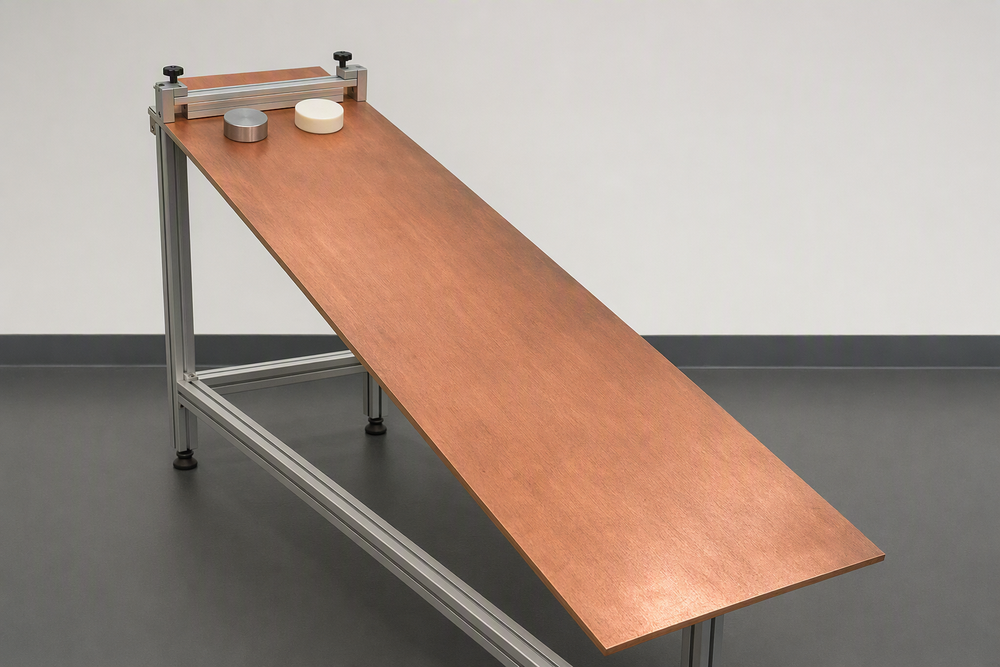
#> input picture v3/g5/P36/first_frame.png, 1000 x 667 px, shrunk from 1536 x 1024 before the run
$ python -i measure_backend.py   (imports and definitions only)
#> lines starting #> are read from the running program, lines starting #| are printed output that depends on the picture; after the words box and inside, x2 and y2 are one past the last pixel; in counts of white or black regions, pixels touching at a corner belong together
#!/usr/bin/env python3
"""Independent P36 magnetic-braking evaluator with optical-flow visualization."""
from __future__ import annotations
import argparse,csv,json,math,os,re,sys
from pathlib import Path
from typing import Any
import cv2,numpy as np
# [1 line not run here, left out]
# [11 lines left out: functions finite, unit_score, not called in this run]
def recognized_score(physics_score:float)->float:
    return 0.15+0.85*unit_score(physics_score)
# [34 lines left out: functions rel, metadata, read_video, load_rois, not called in this run]
def roi_pixels(box,w,h):
    if box is None:return None
    x,y,ww,hh=box;return max(0,int(x*w)),max(0,int(y*h)),min(w,int((x+ww)*w)),min(h,int((y+hh)*h))
def components(mask,h,w):
    n,lab,stats,cent=cv2.connectedComponentsWithStats(mask,8);out=[]
    for i in range(1,n):
        x,y,ww,hh,area=stats[i]
        if area<80 or area>.06*h*w or ww<10 or hh<8 or ww>180 or hh>140:continue
        if y<.05*h or y>.55*h:continue
        out.append({"x":int(x),"y":int(y),"w":int(ww),"h":int(hh),"area":int(area),"cx":float(cent[i][0]),"cy":float(cent[i][1])})
    return out
def find_pair(frame, roi=None):
    h,w=frame.shape[:2];hsv=cv2.cvtColor(frame,cv2.COLOR_RGB2HSV);s,v=hsv[:,:,1],hsv[:,:,2]
#> after `h, w = frame.shape[:2]`: h = 667; w = 1000
#> after `hsv = cv2.cvtColor(frame, cv2.COLOR_RGB2HSV)`: hsv: shape (667, 1000, 3); mean H, S, V 20, 37.6, 166.9
#> after `s, v = (hsv[:, :, 1], hsv[:, :, 2])`:
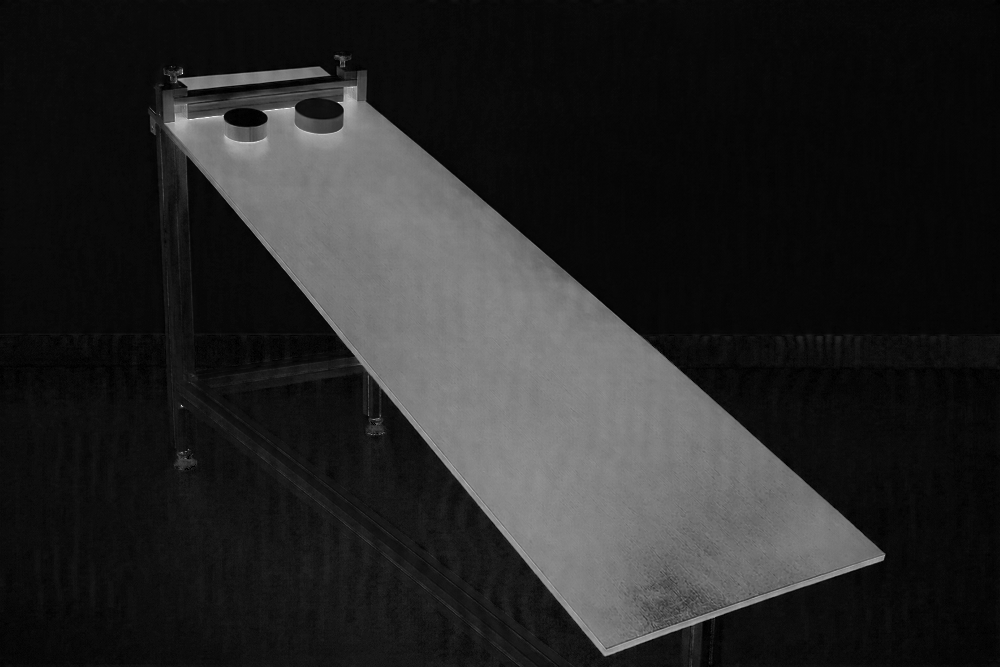
#> s: shape (667, 1000); min 0, max 255, mean 37.6
#> after `s, v = (hsv[:, :, 1], hsv[:, :, 2])`:
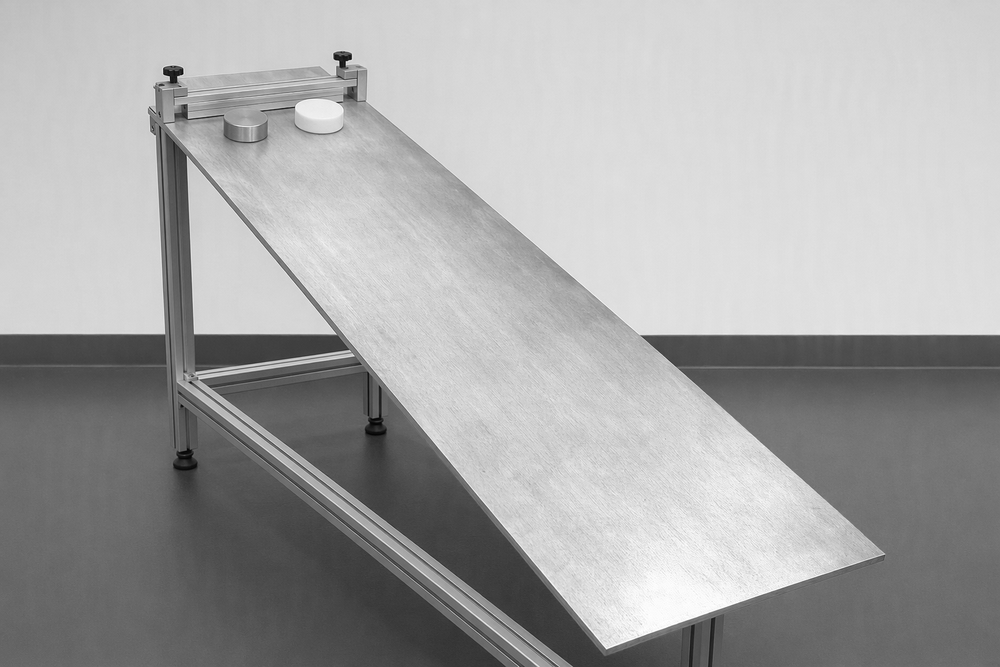
#> v: shape (667, 1000); min 2, max 255, mean 166.9
    white=((s<70)&(v>175)).astype(np.uint8)*255; gray=((s<80)&(v>55)&(v<190)).astype(np.uint8)*255
#> after `white = ((s < 70) & (v > 175)).astype(np.uint8) * 255`:
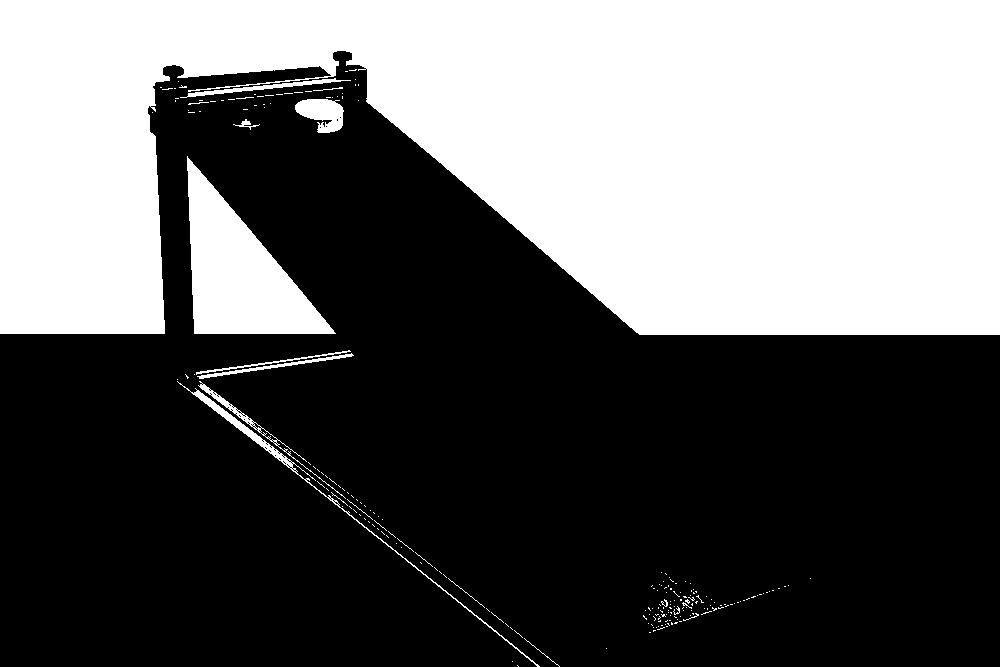
#> white: shape (667, 1000); 39.9% white; 218 white regions (201 under 20 px), largest, box (x1, y1, x2, y2) and area: (0, 0, 1000, 335) 247952, (187, 156, 336, 334) 12825, (177, 381, 540, 667) 1334
#> after `gray = ((s < 80) & (v > 55) & (v < 190)).astype(np.uint8) * 255`: gray: shape (667, 1000); 37% white; 177 white regions (167 under 20 px), largest, box (x1, y1, x2, y2) and area: (0, 51, 691, 667) 166743, (640, 335, 1000, 667) 78345, (692, 619, 711, 667) 734
    if roi:
        hbox=roi_pixels(roi.get("magnet"),w,h); cbox=roi_pixels(roi.get("control"),w,h)
        if hbox:
            keep=np.zeros_like(gray);keep[hbox[1]:hbox[3],hbox[0]:hbox[2]]=255;gray=cv2.bitwise_and(gray,keep)
        if cbox:
            keep=np.zeros_like(white);keep[cbox[1]:cbox[3],cbox[0]:cbox[2]]=255;white=cv2.bitwise_and(white,keep)
    k=np.ones((5,5),np.uint8);white=cv2.morphologyEx(white,cv2.MORPH_CLOSE,k);gray=cv2.morphologyEx(gray,cv2.MORPH_CLOSE,k)
#> after `white = cv2.morphologyEx(white, cv2.MORPH_CLOSE, k)`:
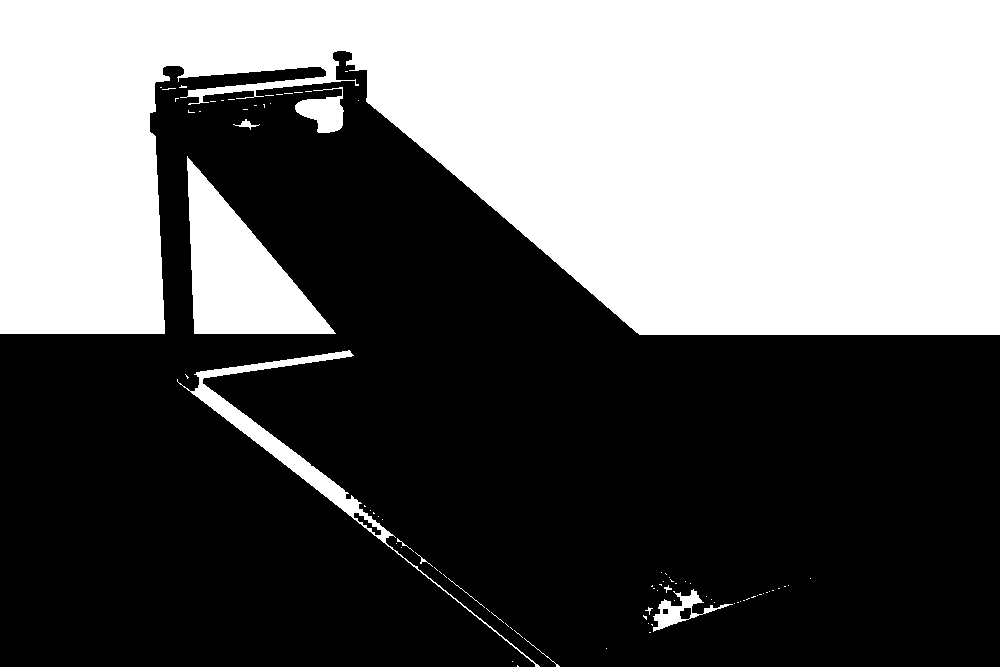
#> white: shape (667, 1000); 40.4% white; 87 white regions (76 under 20 px), largest, box (x1, y1, x2, y2) and area: (0, 0, 1000, 335) 248997, (187, 156, 336, 334) 12825, (177, 350, 540, 667) 4969
#> after `gray = cv2.morphologyEx(gray, cv2.MORPH_CLOSE, k)`:
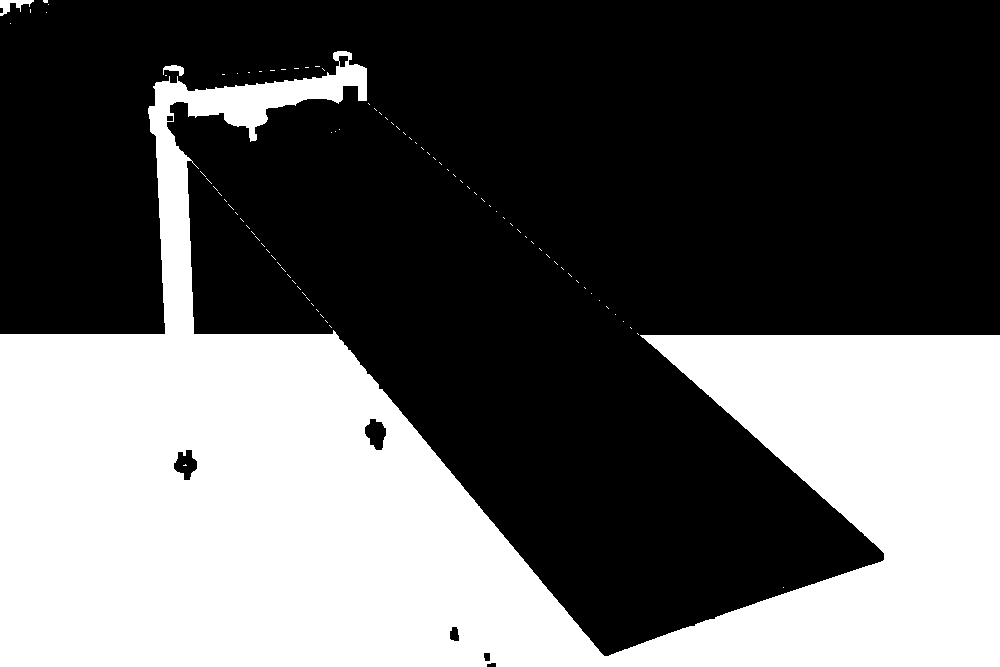
#> gray: shape (667, 1000); 37.7% white; 90 white regions (87 under 20 px), largest, box (x1, y1, x2, y2) and area: (0, 51, 1000, 667) 251115, (0, 0, 34, 16) 240, (163, 65, 184, 76) 125
    wc,gc=components(white,h,w),components(gray,h,w); pairs=[]
#> in components, `n, lab, stats, cent = cv2.connectedComponentsWithStats(mask, 8)`:
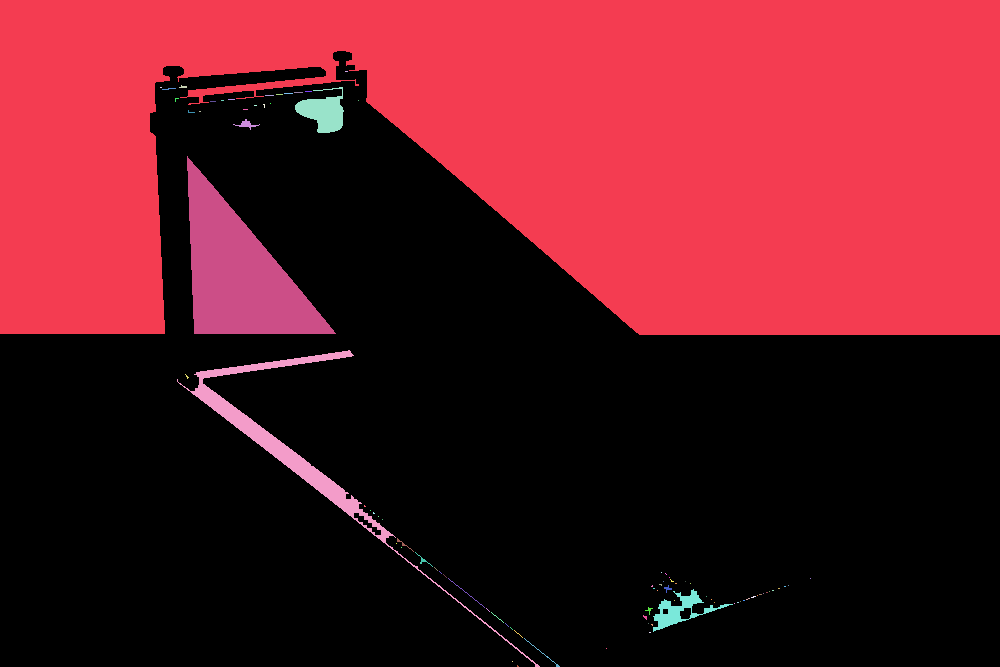
#> lab: shape (667, 1000) int32; 88 distinct labels, from 0 to 87; one colour per label, 0 black
#> in components, `n, lab, stats, cent = cv2.connectedComponentsWithStats(mask, 8)`: n = 88; stats = 88 rows, first 6: [0, 51, 1000, 616, 397455], [0, 0, 1000, 335, 248997], [345, 71, 3, 1, 3], [179, 85, 8, 3, 15], [160, 87, 2, 1, 2], [295, 87, 49, 46, 1264]; cent = 88 pairs, first value 160.5 to 810, second value 71 to 665.7
#> the loop in components, `for i in range(1,n):` made 87 passes
#> (x, y, ww, hh, area) on passes 1, 5, 23, 24, 25, 32, 35, 42, 51, 55: (0, 0, 1000, 335, 248997), (295, 87, 49, 46, 1264), (233, 119, 27, 11, 88), (187, 156, 149, 178, 12825), (177, 350, 363, 317, 4969), (397, 538, 17, 14, 29), (415, 552, 18, 15, 34), (448, 578, 37, 30, 37), (664, 585, 8, 8, 24), (653, 589, 80, 43, 948)
#> after the loop in components, `for i in range(1,n):`: out = 2 items
#> call 2 of components, with h = 667, w = 1000
#> in components (call 2), `n, lab, stats, cent = cv2.connectedComponentsWithStats(mask, 8)`:
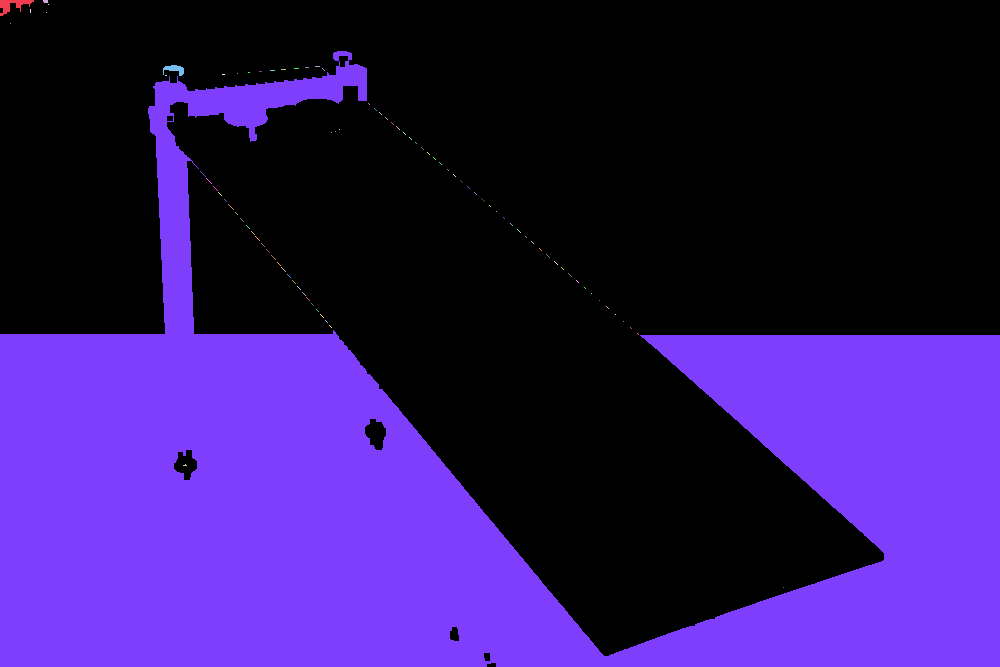
#> lab: shape (667, 1000) int32; 91 distinct labels, from 0 to 90; one colour per label, 0 black
#> in components (call 2), `n, lab, stats, cent = cv2.connectedComponentsWithStats(mask, 8)`: n = 91; stats = 91 rows, first 6: [0, 0, 1000, 667, 415237], [0, 0, 34, 16, 240], [43, 0, 5, 3, 14], [48, 4, 1, 1, 1], [30, 9, 1, 4, 4], [46, 12, 1, 1, 1]; cent = 91 pairs, first value 10 to 783, second value 0.929 to 587
#> the loop in components (call 2), `for i in range(1,n):` made 90 passes
#> (x, y, ww, hh, area) on passes 1, 7, 8: (0, 0, 34, 16, 240), (0, 51, 1000, 616, 251115), (163, 65, 21, 11, 125)
#> after the loop in components (call 2), `for i in range(1,n):`: out = 1 item
    for wi in wc:
        for gi in gc:
            dx=abs(wi["cx"]-gi["cx"]);dy=abs(wi["cy"]-gi["cy"])
            if .025*w<=dx<=.22*w and dy<=.10*h:
                score=(wi["area"]+gi["area"])*(1-abs(dy)/(.10*h+1))*max(.1,1-abs(dx-.09*w)/(.18*w))
                pairs.append((score,wi,gi))
#> this loop made 2 passes
#> after the loop, pairs = 2 items
    if not pairs:return None,None,{"white_candidates":wc,"gray_candidates":gc}
    _,white_box,gray_box=max(pairs,key=lambda z:z[0]);return gray_box,white_box,{"white_candidates":wc,"gray_candidates":gc}
#> after `_, white_box, gray_box = max(pairs, key=lambda z: z[0])`: white_box = {'x': 295, 'y': 87, 'w': 49, 'h': 46, 'area': 1264, 'cx': 323.1, 'cy': 111.7}; gray_box = {'x': 163, 'y': 65, 'w': 21, 'h': 11, 'area': 125, 'cx': 174.3, 'cy': 68.86}
# [17 lines left out: function track, not called in this run]
def displacement(tr):
    p=tr[0];return np.linalg.norm(tr-p,axis=1)
# [62 lines left out: functions event_and_speed, extract, artifacts, payload, evaluate, main, not called in this run]
# [1 line not run here, left out]

>>> import cv2
>>> picture = cv2.cvtColor(cv2.imread('../first_frame.png'), cv2.COLOR_BGR2RGB)
>>> result = find_pair(picture)
